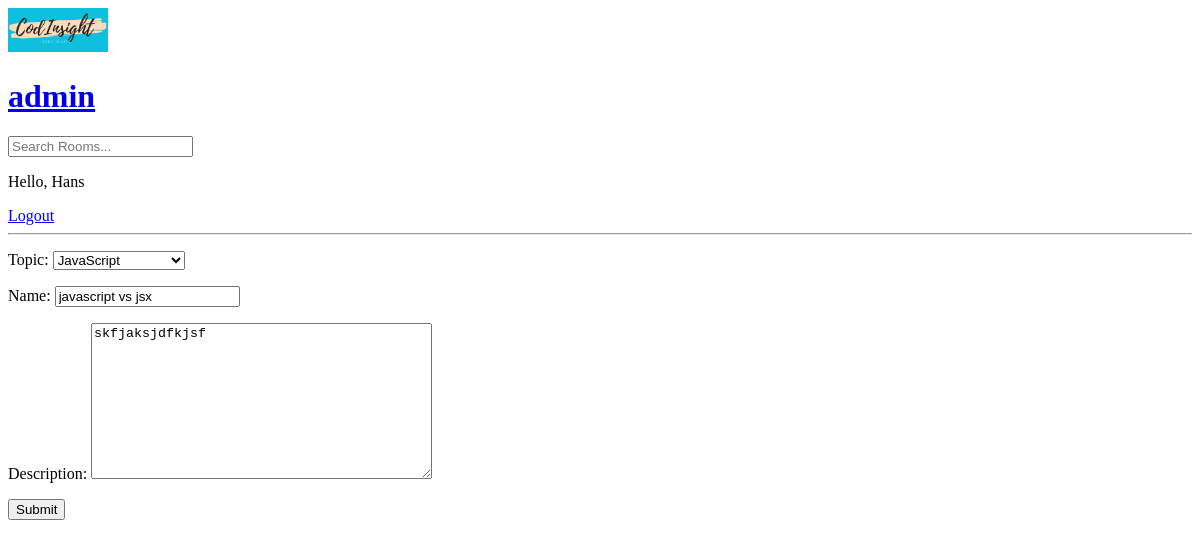
Screenshot of /update-room/14/ (signed in) with the database file from the repository.
### base/models.py (models this page shows, shortened)
class Room(models.Model):
    host = models.ForeignKey(User, on_delete=models.SET_NULL, null=True)
    topic = models.ForeignKey(Topic, on_delete=models.SET_NULL, null=True)
    name = models.CharField(max_length=200)
    description = models.TextField(null=True, blank=True)
    participants = models.ManyToManyField(User, related_name='rooms', blank=True)
    updated = models.DateTimeField(auto_now=True)
    created = models.DateTimeField(auto_now_add=True)
    class Meta:
        ordering = ['-updated', '-created']

class Topic(models.Model):
    name = models.CharField(max_length=200)
    def __str__(self):
        return self.name

### base/views.py (the view)
# urls.py: path('update-room/<str:pk>/', views.updateRoom, name="update-room"),
@login_required(login_url='login')
def updateRoom(request, pk):
    room = Room.objects.get(id=pk)
    form = RoomForm(instance=room) #prefills using instance
    if request.user != room.host:
        return HttpResponse('<h1>403 Forbidden: Your are not the host of the room</h1>')
    if request.method == "POST":
        form = RoomForm(request.POST, instance=room)
        if form.is_valid():
            form.save()
            return redirect('homeAsViewName')
    context = {'form': form}
    return render(request, 'base/room_form.html', context)

### base/forms.py
class RoomForm(ModelForm):
    class Meta:
        model = Room
        fields = '__all__'
        exclude = ['host', 'participants']

### base/templates/base/room_form.html (shortened to what this page needs)
{% extends 'main.html' %}
{% block content%}
<div>
    <form method="POST" action="">
        {{form.as_p}}
        <input type="submit" value="Submit"/>
    </form>
</div>
{% endblock content%}

### templates/navbar.html
{% load static %}
    <a href="/">
        <div class="logo-container">
            <img src="{% static 'images/img.jpg'%}" alt="">
        </div>
    </a>
    <a href="/admin">
        <h1>admin</h1>
    </a>
    <form method="GET" action = "{%url 'homeAsViewName'%}">
        <input type="text" name="q" placeholder="Search Rooms...">
    </form>
    {% if request.user.is_authenticated %}
    <p>Hello, {{request.user}}</p>
    <a href="{% url 'logout' %}">Logout</a>
    {% else %}
    <a href="{% url 'login' %}">Login</a>
    {%endif%}
    <hr>

### static/styles/main.css (style rules this page uses)
.logo-container { width: 100px; }
.logo-container img { width: 100%; }

### rows the page displays
Room: topic "JavaScript", description "skfjaksjdfkjsf"
Topic: name "javascript vs jsx"

### other values shown
{{ request.user }} "Hans"
